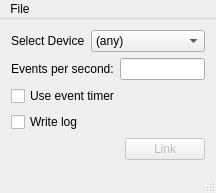
<?xml version="1.0" encoding="UTF-8"?>
<ui version="4.0">
 <class>MainWindow</class>
 <widget class="QMainWindow" name="MainWindow">
  <property name="geometry">
   <rect>
    <x>0</x>
    <y>0</y>
    <width>216</width>
    <height>192</height>
   </rect>
  </property>
  <property name="windowTitle">
   <string>Game Controller Connector</string>
  </property>
  <widget class="QWidget" name="centralWidget">
   <layout class="QVBoxLayout" name="verticalLayout">
    <item>
     <layout class="QFormLayout" name="formLayout">
      <item row="0" column="0">
       <widget class="QLabel" name="label">
        <property name="text">
         <string>Select Device</string>
        </property>
       </widget>
      </item>
      <item row="0" column="1">
       <widget class="QComboBox" name="deviceSelector">
        <item>
         <property name="text">
          <string>(any)</string>
         </property>
        </item>
       </widget>
      </item>
     </layout>
    </item>
    <item>
     <layout class="QHBoxLayout" name="horizontalLayout_Hertz">
      <item>
       <widget class="QLabel" name="hertzLabel">
        <property name="text">
         <string>Events per second:</string>
        </property>
       </widget>
      </item>
      <item>
       <widget class="QLineEdit" name="hertzLineEdit"/>
      </item>
     </layout>
    </item>
    <item>
     <widget class="QCheckBox" name="timerCheckBox">
      <property name="text">
       <string>Use event timer</string>
      </property>
     </widget>
    </item>
    <item>
     <widget class="QCheckBox" name="logCheckBox">
      <property name="text">
       <string>Write log</string>
      </property>
     </widget>
    </item>
    <item>
     <spacer name="verticalSpacer">
      <property name="orientation">
       <enum>Qt::Vertical</enum>
      </property>
      <property name="sizeHint" stdset="0">
       <size>
        <width>20</width>
        <height>1</height>
       </size>
      </property>
     </spacer>
    </item>
    <item>
     <layout class="QHBoxLayout" name="horizontalLayout">
      <item>
       <spacer name="horizontalSpacer">
        <property name="orientation">
         <enum>Qt::Horizontal</enum>
        </property>
        <property name="sizeHint" stdset="0">
         <size>
          <width>40</width>
          <height>20</height>
         </size>
        </property>
       </spacer>
      </item>
      <item>
       <widget class="QPushButton" name="linkButton">
        <property name="enabled">
         <bool>false</bool>
        </property>
        <property name="text">
         <string>Link</string>
        </property>
       </widget>
      </item>
     </layout>
    </item>
   </layout>
  </widget>
  <widget class="QMenuBar" name="menuBar">
   <property name="geometry">
    <rect>
     <x>0</x>
     <y>0</y>
     <width>216</width>
     <height>21</height>
    </rect>
   </property>
   <widget class="QMenu" name="menuFile">
    <property name="title">
     <string>File</string>
    </property>
    <addaction name="actionLoad_Configuration"/>
    <addaction name="actionSave_Configuration"/>
    <addaction name="separator"/>
    <addaction name="actionQuit_2"/>
   </widget>
   <addaction name="menuFile"/>
  </widget>
  <widget class="QStatusBar" name="statusBar"/>
  <action name="actionLoad_Configuration">
   <property name="text">
    <string>Load Configuration</string>
   </property>
  </action>
  <action name="actionSave_Configuration">
   <property name="text">
    <string>Save Configuration</string>
   </property>
  </action>
  <action name="actionQuit">
   <property name="text">
    <string>Quit</string>
   </property>
  </action>
  <action name="actionQuit_2">
   <property name="text">
    <string>Quit</string>
   </property>
  </action>
 </widget>
 <layoutdefault spacing="6" margin="11"/>
 <resources/>
 <connections/>
</ui>
